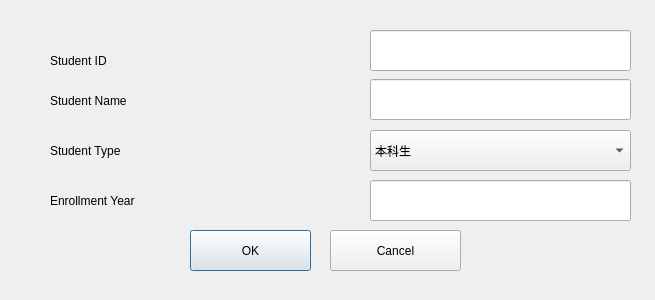
<?xml version="1.0" encoding="UTF-8"?>
<ui version="4.0">
 <class>insertStudent</class>
 <widget class="QDialog" name="insertStudent">
  <property name="geometry">
   <rect>
    <x>0</x>
    <y>0</y>
    <width>655</width>
    <height>300</height>
   </rect>
  </property>
  <property name="windowTitle">
   <string>Dialog</string>
  </property>
  <widget class="QLineEdit" name="lineEdit">
   <property name="geometry">
    <rect>
     <x>370</x>
     <y>30</y>
     <width>261</width>
     <height>41</height>
    </rect>
   </property>
  </widget>
  <widget class="QLineEdit" name="lineEdit_2">
   <property name="geometry">
    <rect>
     <x>370</x>
     <y>79</y>
     <width>261</width>
     <height>41</height>
    </rect>
   </property>
  </widget>
  <widget class="QLineEdit" name="lineEdit_4">
   <property name="geometry">
    <rect>
     <x>370</x>
     <y>180</y>
     <width>261</width>
     <height>41</height>
    </rect>
   </property>
  </widget>
  <widget class="QLabel" name="label">
   <property name="geometry">
    <rect>
     <x>50</x>
     <y>40</y>
     <width>311</width>
     <height>41</height>
    </rect>
   </property>
   <property name="text">
    <string>Student ID</string>
   </property>
  </widget>
  <widget class="QLabel" name="label_2">
   <property name="geometry">
    <rect>
     <x>50</x>
     <y>80</y>
     <width>301</width>
     <height>41</height>
    </rect>
   </property>
   <property name="text">
    <string>Student Name</string>
   </property>
  </widget>
  <widget class="QLabel" name="label_3">
   <property name="geometry">
    <rect>
     <x>50</x>
     <y>130</y>
     <width>311</width>
     <height>41</height>
    </rect>
   </property>
   <property name="text">
    <string>Student Type</string>
   </property>
  </widget>
  <widget class="QLabel" name="label_4">
   <property name="geometry">
    <rect>
     <x>50</x>
     <y>180</y>
     <width>261</width>
     <height>41</height>
    </rect>
   </property>
   <property name="text">
    <string>Enrollment Year</string>
   </property>
  </widget>
  <widget class="QComboBox" name="comboBox">
   <property name="geometry">
    <rect>
     <x>370</x>
     <y>130</y>
     <width>261</width>
     <height>41</height>
    </rect>
   </property>
   <item>
    <property name="text">
     <string>本科生</string>
    </property>
   </item>
   <item>
    <property name="text">
     <string>研究生</string>
    </property>
   </item>
   <item>
    <property name="text">
     <string>博士生</string>
    </property>
   </item>
  </widget>
  <widget class="QPushButton" name="pushButton">
   <property name="geometry">
    <rect>
     <x>190</x>
     <y>230</y>
     <width>121</width>
     <height>41</height>
    </rect>
   </property>
   <property name="text">
    <string>OK</string>
   </property>
  </widget>
  <widget class="QPushButton" name="pushButton_2">
   <property name="geometry">
    <rect>
     <x>330</x>
     <y>230</y>
     <width>131</width>
     <height>41</height>
    </rect>
   </property>
   <property name="text">
    <string>Cancel</string>
   </property>
  </widget>
 </widget>
 <resources/>
 <connections/>
</ui>
